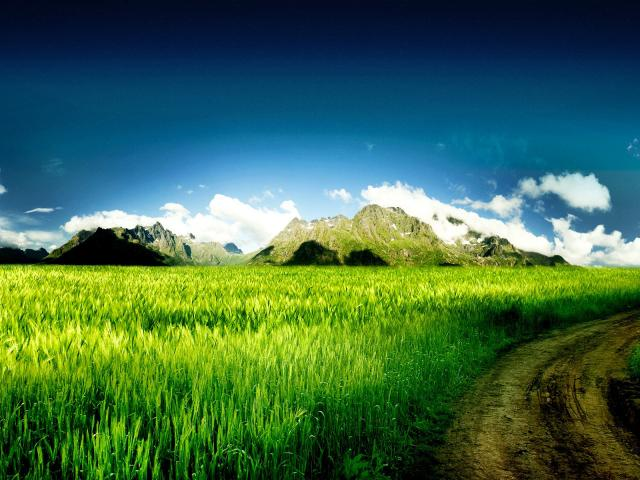
#> input picture plains.jpg, 640 x 480 px, given in place of new_image.png, which was not available
$ python -i main.py   (imports and definitions only)   (older library calls are emulated)
#> lines starting #> are read from the running program, lines starting #| are printed output that depends on the picture; pictures that were not available may be replaced by others from this repository, and a replacement may not be noted
from tkinter import *
from tkinter import ttk
from PIL import Image
from PIL import ImageTk
# [1 line not run here, left out]

# -------------------------------------------
# images have to be 640 x 480
# images are now being resized to 250 x 250
#  ------------------------------------------


# creates a popup for the user to select
# pictures from the those that come with the program
# [5 lines left out: function do_popup, not called in this run]


# this class opens up the different images that
# are on file that come packaged with the program
class openImage:
    # [49 lines left out: functions openPlains, openBoxy, openColors, openSpace, openPlasma, not called in this run]


# Changes pixel color to either red, green, and blue
# based on the width and height of the image
def rgbPixel():
    im2 = Image.open("images/new_image.png")            # opens the new image file after it was opened above
#> im2 is the input picture: PIL image 640x480 RGB; mean R, G, B 62.5, 106.1, 74.4
    im2 = im2.resize((250, 250), Image.ANTIALIAS)       # resized to 250x250
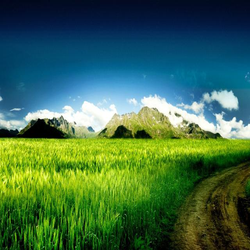
#> im2: PIL image 250x250 RGB; mean R, G, B 62.5, 106.1, 74.5
    im2.getpixel((0, 0))                                # gets the pixel (R,G,B) data from the image

    for i in range(0, 50):                              # inside the inner range of 50 of the width
        for j in range(0, 50):                          # inside the inner range of 50 of the height
            im2.putpixel((i*5, j*5), (255, 0, 0))       # changes pixel color to Red
            im2.putpixel((i * 5, j * 5), (255, 0, 0))   # changes pixel color to Red
            im2.putpixel((5 * i + 1, 5 * j + 1), (0, 0, 255))   # changes pixel color to Green
            im2.putpixel((5 * i + 2, 5 * j + 2), (0, 0, 255))   # changes pixel color to Green
            im2.putpixel((5 * i + 3, 5 * j + 3), (0, 255, 0))   # changes pixel color to Blue
            im2.putpixel((5 * i + 4, 5 * j + 4), (0, 255, 0))   # changes pixel color to Blue
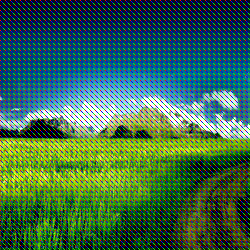
#> im2: PIL image 250x250 RGB; mean R, G, B 60.2, 105.3, 80
    ph2 = ImageTk.PhotoImage(im2)                       # standard placement of image just like used above
    label8 = Label(image=ph2)
    label8.image = ph2
    label8.place(x=300, y=75)
    im2 = im2.resize((640, 480), Image.ANTIALIAS)       # resizes the image back to 640x480
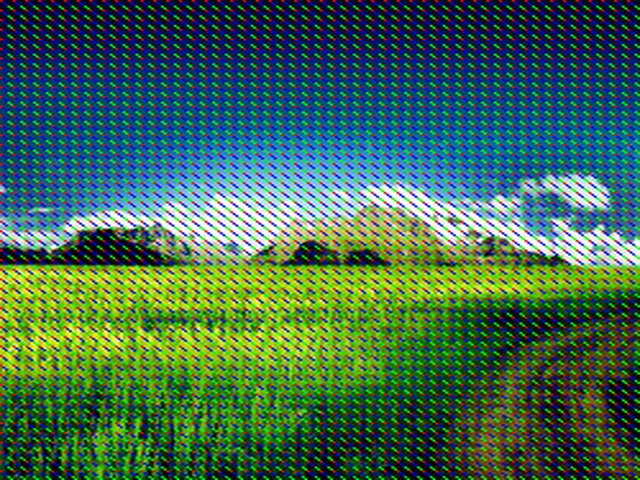
#> im2: PIL image 640x480 RGB; mean R, G, B 61.4, 105.4, 81.3
    im2.save("images/dead_pixels.png")                  # saves the image to the database
    return


# converts the image to grayscale using a PIL function
# the PIL function used is .convert() in 'L' mode
# which cross references R, G, B pixels and times each by 1000
# [10 lines left out: function grayscale, not called in this run]


# creates the popup menu to choose images from database
x = openImage()

# tear off the menu from the button
# [1 line that did not run here, left out]

# choice of 640 x 480 images
# [8 lines not run here, left out]

# frame of the window
# [1 line that did not run here, left out]

# buttons, as well as the bind for clicking to get the popup menu
# [1 line that did not run here, left out]
# [1 line not run here, left out]
# [1 line that did not run here, left out]
# [1 line that did not run here, left out]

# placement geometry of frame and buttons
# [8 lines not run here, left out]

>>> result = rgbPixel()
